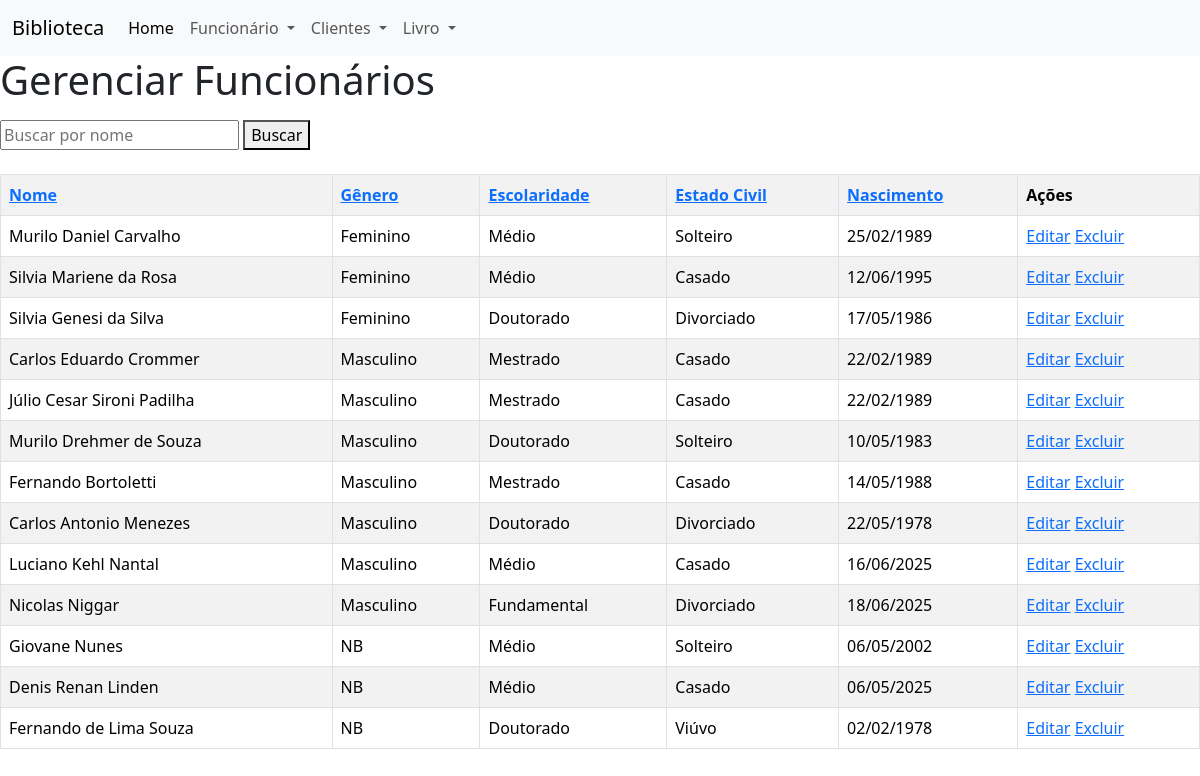
/funcionarios/ordenar/genero/?busca=, run on the app's committed database.
### academico/models.py (models this page shows, shortened)
class Funcionario(models.Model):
    nome = models.CharField(max_length=100)
    data_nascimento = models.DateField()
    cpf = models.CharField(max_length=14, unique=True)
    genero = models.CharField(max_length=3, choices=GENERO_CHOICES_HUMAN)
    estado_civil = models.CharField(
        max_length=30, choices=ESTADO_CIVIL_CHOICES)
    escolaridade = models.CharField(
        max_length=50, choices=ESCOLARIDADE_CHOICES)
    ativo = models.BooleanField(default=True)

### academico/views.py (the view)
# urls.py: path('funcionarios/ordenar/<campo>/', views.ordenar_funcionarios, name='ordenar_funcionarios'),
def ordenar_funcionarios(request, campo):
    campo_ordenacao = ORDENACAO_FUNCIONARIOS_LOOKUP.get(campo)
    busca = request.GET.get('busca', '')
    funcionarios = Funcionario.objects.filter(ativo=True)
    if busca:
        funcionarios = funcionarios.filter(nome__icontains=busca)
    funcionarios = funcionarios.order_by(campo_ordenacao)
    dados = {
        'funcionarios': funcionarios,
        'ativos': True,
        'query': busca,
    }
    return render(request, 'academico/lista_funcionarios.html', dados)

### academico/templates/academico/lista_funcionarios.html (shortened to what this page needs)
{% extends 'academico/base.html' %}
{% block content %}
{% if ativos %}
<h1>Gerenciar Funcionários</h1>
{% else %}
<h1>Gerenciar Funcionários Inativos</h1>
{% endif %}
<p>
<form method="get">
    <input type="text" name="busca" placeholder="Buscar por nome" value="{{ query|default:'' }}">
    <button type="submit">Buscar</button>
</form>
</p>
<table class="table table-bordered table-striped table-hover mt-4">
    <tr>
        {% if ativos %}
        <th><a href="{% url 'ordenar_funcionarios' 'nome' %}?busca={{ query }}">Nome</a></th>
        <th><a href="{% url 'ordenar_funcionarios' 'genero' %}?busca={{ query }}">Gênero</a></th>
        <th><a href="{% url 'ordenar_funcionarios' 'escolaridade' %}?busca={{ query }}">Escolaridade</a></th>
        <th><a href="{% url 'ordenar_funcionarios' 'estado_civil' %}?busca={{ query }}">Estado Civil</a></th>
        <th><a href="{% url 'ordenar_funcionarios' 'data_nascimento' %}?busca={{ query }}">Nascimento</a></th>
        <th>Ações</th>
        {% endif %}
    </tr>
    {% for funcionario in funcionarios %}
    <tr>
        <td>{{ funcionario.nome }}</td>
        <td>{{ funcionario.get_genero_display }}</td>
        <td>{{ funcionario.get_escolaridade_display }}</td>
        <td>{{ funcionario.get_estado_civil_display }}</td>
        <td>{{ funcionario.data_nascimento|date:"d/m/Y" }}</td>
        <td>
            {% if ativos %}
            <a href="{% url 'editar_funcionario' funcionario.id %}">Editar</a>
            <a href="{% url 'excluir_funcionario' funcionario.id %}">Excluir</a>
            {% else %}
            <a href="{% url 'ativar_funcionario' funcionario.id %}">Ativar</a>
            {% endif %}
        </td>
    </tr>
    {% endfor %}
</table>
{% endblock %}

### data on the page
Funcionario: nome "Murilo Daniel Carvalho", genero "Feminino", escolaridade "Médio", estado_civil "Solteiro", data_nascimento "25/02/1989"
Funcionario: nome "Silvia Mariene da Rosa", genero "Feminino", escolaridade "Médio", estado_civil "Casado", data_nascimento "12/06/1995"
Funcionario: nome "Silvia Genesi da Silva", genero "Feminino", escolaridade "Doutorado", estado_civil "Divorciado", data_nascimento "17/05/1986"
Funcionario: nome "Carlos Eduardo Crommer", genero "Masculino", escolaridade "Mestrado", estado_civil "Casado", data_nascimento "22/02/1989"
Funcionario: nome "Júlio Cesar Sironi Padilha", genero "Masculino", escolaridade "Mestrado", estado_civil "Casado", data_nascimento "22/02/1989"
Funcionario: nome "Murilo Drehmer de Souza", genero "Masculino", escolaridade "Doutorado", estado_civil "Solteiro", data_nascimento "10/05/1983"
Funcionario: nome "Fernando Bortoletti", genero "Masculino", escolaridade "Mestrado", estado_civil "Casado", data_nascimento "14/05/1988"
Funcionario: nome "Carlos Antonio Menezes", genero "Masculino", escolaridade "Doutorado", estado_civil "Divorciado", data_nascimento "22/05/1978"
Funcionario: nome "Luciano Kehl Nantal", genero "Masculino", escolaridade "Médio", estado_civil "Casado", data_nascimento "16/06/2025"
Funcionario: nome "Nicolas Niggar", genero "Masculino", escolaridade "Fundamental", estado_civil "Divorciado", data_nascimento "18/06/2025"
Funcionario: nome "Giovane Nunes", genero "NB", escolaridade "Médio", estado_civil "Solteiro", data_nascimento "06/05/2002"
Funcionario: nome "Denis Renan Linden", genero "NB", escolaridade "Médio", estado_civil "Casado", data_nascimento "06/05/2025"
Funcionario: nome "Fernando de Lima Souza", genero "NB", escolaridade "Doutorado", estado_civil "Viúvo", data_nascimento "02/02/1978"
